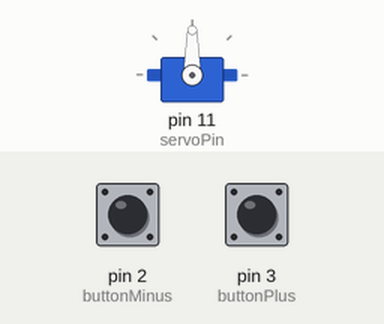
A sketch run on a simulated Arduino Uno, built with avr-gcc and run on an emulated ATmega328P. Shown: servo. Inputs (shaded band) come from the test bench; at power-on: pin 2 (buttonMinus) HIGH, pin 3 (buttonPlus) HIGH.

Above: at 1.2 s.
1.3 s: pin 2 (buttonMinus) pulled LOW for 1 s
At 2.8 s:
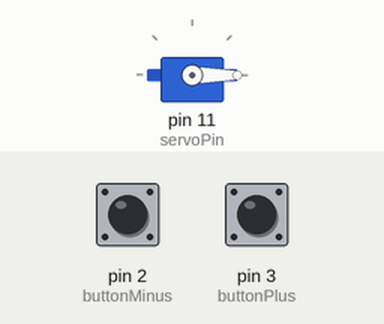
3.8 s: pin 3 (buttonPlus) pulled LOW for 1 s
At 4.26 s:
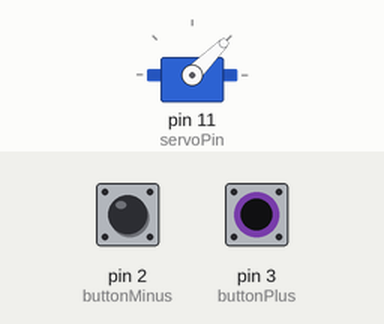
6.3 s: pin 3 (buttonPlus) pulled LOW for 3.2 s
At 8.5 s:
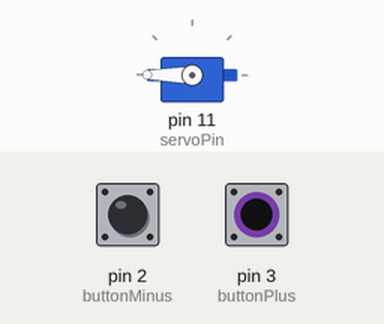
11.0 s: pin 2 (buttonMinus) pulled LOW for 3.2 s
At 11.16 s:
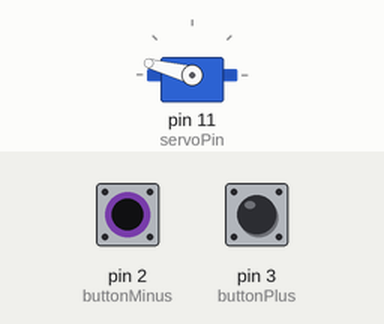
Timing chart, 0 to 14.3 s (numbered marks = the images above; inputs shaded):
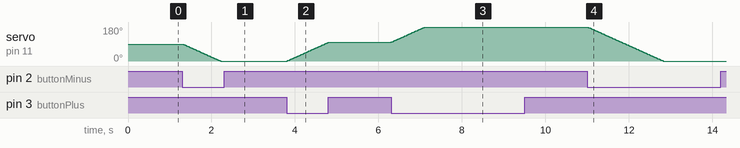

Measured:
- after the input at 1.3 s, servo on pin 11 (servoPin): moves from 90° to 0° over 0.91 s, starting at once
- after the input at 3.8 s, servo on pin 11 (servoPin): moves from 0° to 100° over 1.0 s, starting at once
- after the input at 6.3 s, servo on pin 11 (servoPin): moves from 100° to 180° over 0.80 s, starting at once
- after the input at 11.0 s, servo on pin 11 (servoPin): moves from 180° to 0° over 1.8 s, starting at once

The sketch:

sketch_5d.ino
```cpp
/*
	Pilotare un servocomando usando i pulsanti con scorrimento continuo.
*/

#include <Servo.h>
const int servoPin = 11, buttonPlus = 3, buttonMinus = 2;
int pos = 90;

Servo servo;

void setup ()
{
	servo.attach(servoPin);
	pinMode(buttonMinus, INPUT_PULLUP);
	pinMode(buttonPlus, INPUT_PULLUP);
}

void loop ()
{
	if (!digitalRead(buttonPlus))
	{
		pos++;
		if (pos > 180)
		{
			pos = 180;
		}
		delay(10);
	}
	if (!digitalRead(buttonMinus))
	{
		pos--;
		if (pos < 0)
		{
			pos = 0;
		}
		delay(10);
	}
	servo.write(pos);
}
```
